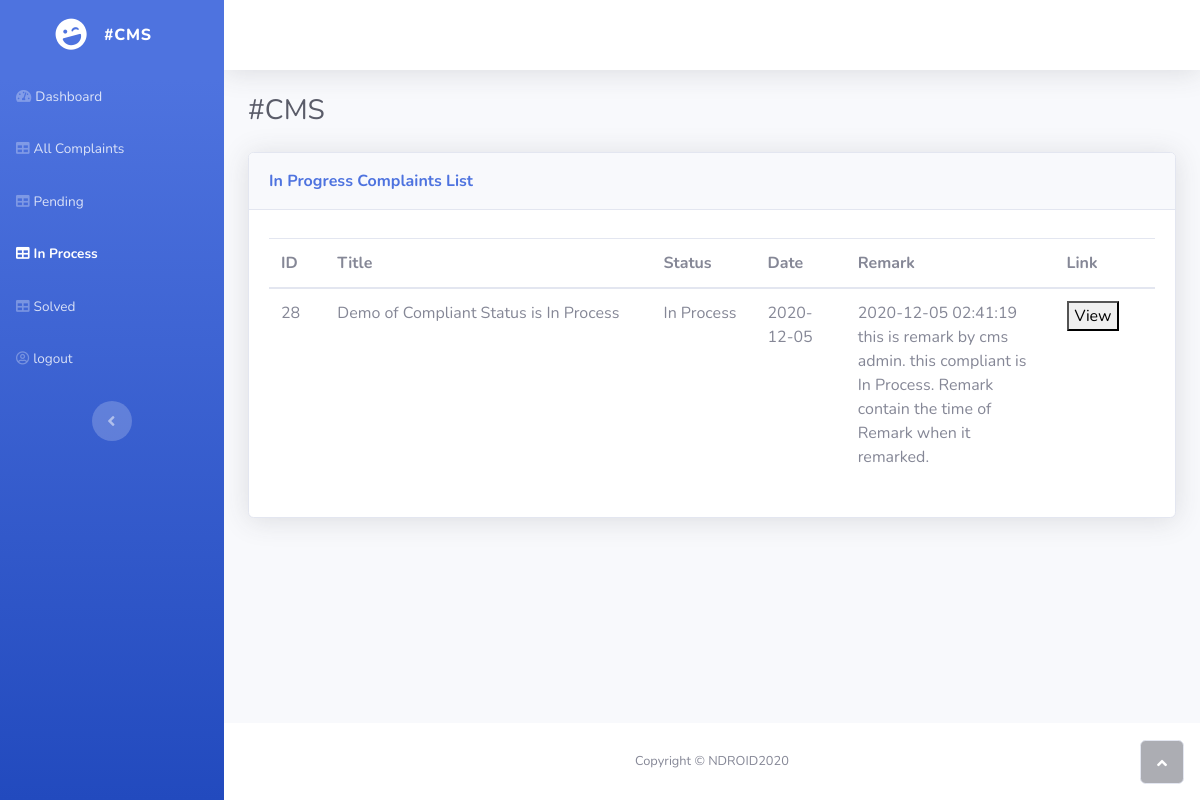
The app's page /admin/complaints_in_process.php (signed in) with its own data.
### tables this page shows
CREATE TABLE `complaints` (
  `id` int(255) NOT NULL,
  `user_id` int(255) NOT NULL,
  `title` varchar(255) NOT NULL,
  `category` varchar(255) NOT NULL,
  `details` longtext NOT NULL,
  `remark` longtext NOT NULL,
  `status` varchar(255) NOT NULL DEFAULT 'Pending',
  `date` date NOT NULL
);

### admin/complaints_in_process.php (the view, shortened to what this page needs)
<?php
	include('database.php');
?>
<!DOCTYPE html>
<html>
<head>
    <link rel="stylesheet" href="assets/bootstrap/css/bootstrap.min.css">
    <link rel="stylesheet" href="assets/fonts/fontawesome-all.min.css">
</head>
<body id="page-top">
    <div id="wrapper">
        <nav class="navbar navbar-dark align-items-start sidebar sidebar-dark accordion bg-gradient-primary p-0">
            <div class="container-fluid d-flex flex-column p-0">
                <a class="navbar-brand d-flex justify-content-center align-items-center sidebar-brand m-0" href="#">
                    <div class="sidebar-brand-icon rotate-n-15"><i class="fas fa-laugh-wink"></i></div>
                    <div class="sidebar-brand-text mx-3"><span>#CMS</span></div>
                </a>
                <ul class="nav navbar-nav text-light" id="accordionSidebar">
                    <li class="nav-item" role="presentation"><a class="nav-link" href="index.php"><i class="fas fa-tachometer-alt"></i><span>Dashboard</span></a></li>
                    <li class="nav-item" role="presentation"><a class="nav-link" href="complaints_all.php"><i class="fas fa-table"></i><span>All Complaints</span></a></li>
					<li class="nav-item" role="presentation"><a class="nav-link" href="complaints_pending.php"><i class="fas fa-table"></i><span>Pending</span></a></li>
					<li class="nav-item" role="presentation"><a class="nav-link active" href="complaints_in_process.php"><i class="fas fa-table"></i><span>In Process</span></a> </li>
					<li class="nav-item" role="presentation"><a class="nav-link" href="complaints_solved.php"><i class="fas fa-table"></i><span>Solved</span></a></li>
                    <li class="nav-item" role="presentation"><a class="nav-link" href="logout.php"><i class="far fa-user-circle"></i><span>logout</span></a></li>
                </ul>
                <div class="text-center d-none d-md-inline"><button class="btn rounded-circle border-0" id="sidebarToggle" type="button"></button></div>
            </div>
        </nav>
        <div class="d-flex flex-column" id="content-wrapper">
            <div id="content">
                <nav class="navbar navbar-light navbar-expand bg-white shadow mb-4 topbar static-top">
                </nav>
                <div class="container-fluid">
                    <h3 class="text-dark mb-4">#CMS</h3>
                    <div class="card shadow">
                        <div class="card-header py-3">
                            <p class="text-primary m-0 font-weight-bold">In Progress Complaints List</p>
                        </div>
                        <div class="card-body">
                            <div class="table-responsive table mt-2" id="dataTable" role="grid" aria-describedby="dataTable_info">
                                <table class="table dataTable my-0" id="dataTable">
                                    <thead>
                                        <tr>
                                            <th>ID</th>
                                            <th>Title</th>
                                            <th>Status</th>
                                            <th>Date</th>
                                            <th>Remark</th>
                                            <th>Link</th>
                                        </tr>
                                    </thead>
                                    <tbody>
									<?php
										$query_list = mysqli_query($conn,"SELECT * from complaints where status = 'In Process'");
										while($list = mysqli_fetch_assoc($query_list)){
									?>
                                        <tr>
                                            <td style="width: 10px;"><?php echo $list['id'];?></td>
                                            <td style="width: 250px;"><?php echo $list['title'];?></td>
                                            <td style="width: 50px;"><?php echo $list['status'];?></td>
                                            <td style="width: 50px;"><?php echo $list['date'];?></td>
                                            <td style="width: 160px;"><?php echo $list['remark'];?></td>
                                            <td style="width: 50px;"><button onClick="parent.location='view_complaint.php?id=<?php echo $list['id'];?>'">View</button></td>
                                        </tr>
									<?php
									}
									?>
                                    </tbody>
                                </table>
                            </div>
                        </div>
                    </div>
                </div>
            </div>
            <footer class="bg-white sticky-footer">
                <div class="container my-auto">
                    <div class="text-center my-auto copyright"><span>Copyright © NDROID2020</span></div>
                </div>
            </footer>
        </div><a class="border rounded d-inline scroll-to-top" href="#page-top"><i class="fas fa-angle-up"></i></a></div>
</body>
</html>

### records on screen
complaints: id "28", title "Demo of Compliant Status is In Process", status "In Process", date "2020-12-05", remark "2020-12-05 02:41:19 this is remark by cms admin. this compliant is In Process. Remark contain the time of Remark when it remarked."
